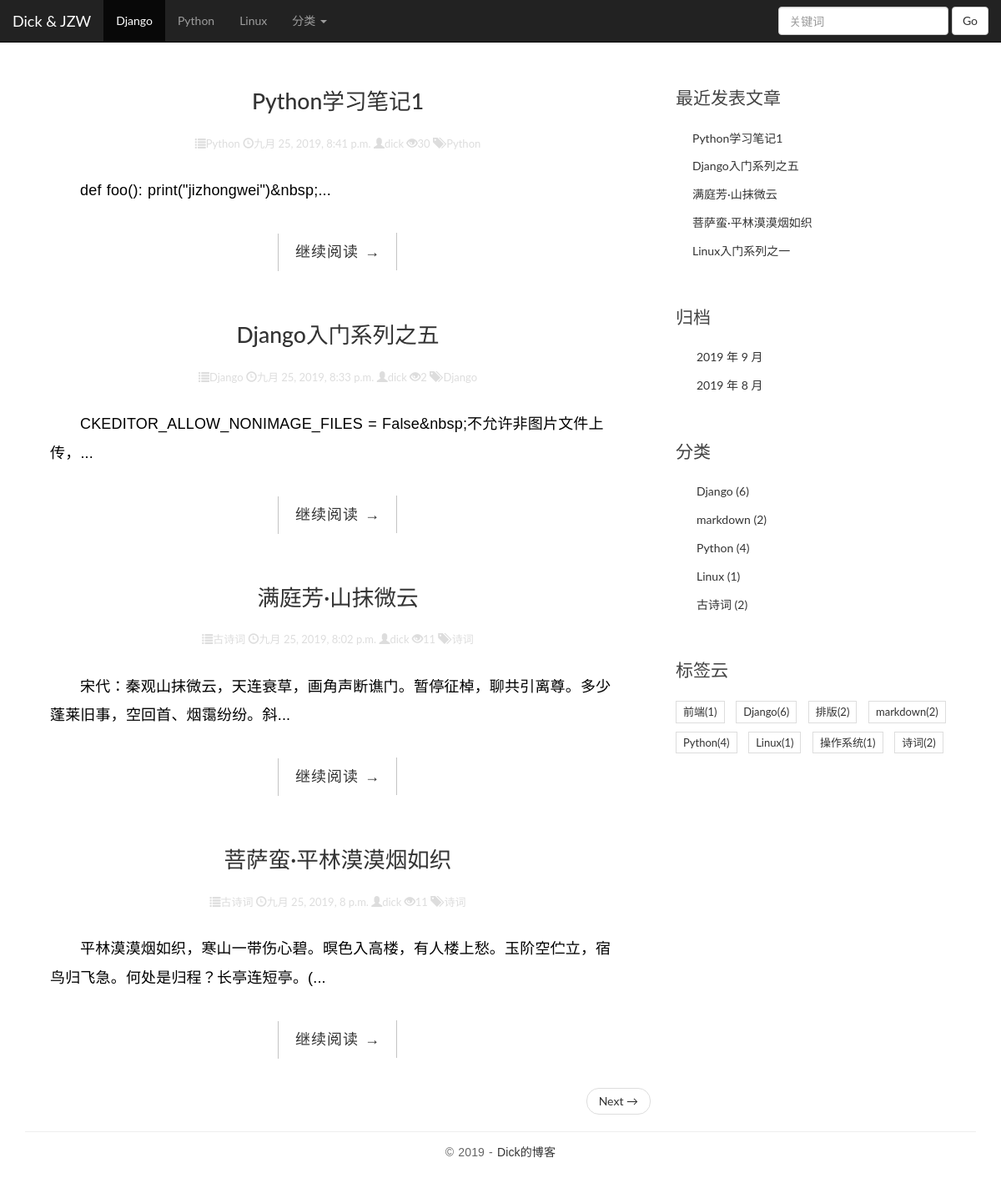
The page / on the database its author committed.
### blog/models.py (models this page shows, shortened)
class Category(models.Model):
    name = models.CharField(max_length= 100)
    def __str__(self):
        return self.name

class Post(models.Model):
    title = models.CharField(max_length= 70)
    body = RichTextUploadingField(verbose_name= '正文')
    created_time = models.DateTimeField(auto_now_add= True)
    modified_time = models.DateTimeField(auto_now= True)
    excerpt = models.CharField(max_length= 200, blank= True)
    category = models.ForeignKey(Category, on_delete= models.CASCADE)
    tags = models.ManyToManyField(Tag, blank= True)
    author = models.ForeignKey(User, on_delete= models.CASCADE)
    views = models.PositiveIntegerField(default= 0)
    def get_absolute_url(self):
        return reverse('blog:detail', kwargs= {'pk': self.pk})
    class Meta:
        ordering = ['-created_time',]

class Tag(models.Model):
    name = models.CharField(max_length= 100)

### blog/views.py (the view)
# urls.py: url(r'^$', views.index, name = 'index'),
def index(request):
    post_all = Post.objects.all().order_by('-created_time')
    tags = Tag.objects.all()
    paginator = Paginator(post_all,4)
    page = request.GET.get('page')
    try:
        post_list = paginator.page(page)
    except PageNotAnInteger:
        post_list = paginator.page(1)
    except EmptyPage:
        post_list = paginator.page(paginator.num_pages)
    return render(request, 'blog/index.html',{
        'post_list': post_list,
        'tags': tags
    })

### blog/templatetags/blog_tags.py (called while the page is built)
@register.simple_tag
def get_recent_posts(num = 5):
    return Post.objects.all().order_by('-created_time')[:num]

@register.simple_tag
def archives():
    return Post.objects.dates('created_time', 'month', order= 'DESC')

@register.simple_tag
def get_categories():
    return  Category.objects.all()

@register.simple_tag
def get_the_most_category():
    return Category.objects.filter(Q(name__icontains='django') | Q (name__icontains= 'Python')| Q(name__icontains= 'Linux'))

### templates/blog/index.html (shortened to what this page needs)
{% extends 'base.html' %}
{% load staticfiles %}
{% block main %}
    {% for post in post_list %}
                    <article class="post post-1">
                        <header class="entry-header">
                            <h1 class="entry-title">
                                <a href="{{ post.get_absolute_url }}">{{ post.title }}</a>
                            </h1>
                            <div class="entry-meta">
                                <span class="glyphicon glyphicon-list"></span>{{ post.category }}
                                <span class="glyphicon glyphicon-time"></span>{{ post.created_time }}
                                <span class="glyphicon glyphicon-user"></span>{{ post.author }}
                                <span class="glyphicon glyphicon-eye-open"></span>{{ post.views }}
                                <span class="glyphicon glyphicon-tags"></span>
                                {% for tag in post.tags.all %}
                                    {{ tag.name }}
                                {% endfor %}
                            </div>
                        </header>
                        <div class="entry-content clearfix">
                            <p class="body">{{ post.excerpt }}...</p>
                            <div class="read-more cl-effect-14">
                                <a href="{{ post.get_absolute_url }}" class="more-link">继续阅读 <span class="meta-nav">→</span></a>
                            </div>
                        </div>
                    </article>
                {% endfor %}
    <nav aria-label="...">
      <ul class="pager">
      {% if post_list.has_next %}
          <li class="next"><a href="?page={{ post_list.next_page_number }}">Next <span aria-hidden="true">&rarr;</span></a></li>
      {% endif %}
      </ul>
    </nav>
{% endblock %}

### templates/base.html (shortened to what this page needs)
{% load staticfiles %}
{% load blog_tags %}
<!DOCTYPE html>
<html>
<head>
    <link rel="stylesheet" href="{% static 'css/bootstrap.min.css' %}">
    <link rel="stylesheet" href="{% static 'blog/css/pace.css' %}">
    <link rel="stylesheet" href="{% static 'blog/css/custom.css' %}">
    <link rel="stylesheet" href="{% static 'blog/css/highlights/github.css' %}">
    <link rel="stylesheet" href="{% static 'blog/css/blog.css' %}">
    <link rel="stylesheet" href="{% static 'css/prism.css' %}">
    <link rel="stylesheet" href="{% static 'ckeditor/ckeditor/plugins/prism/lib/prism/prism_patched.min.js' %}">
</head>
<body>
<div class="container">
    <nav class="navbar navbar-default navbar-fixed-top navbar-inverse">
  <div class="container-fluid">
    <div class="navbar-header">
      <a class="navbar-brand" href="{% url 'blog:index' %}">Dick & JZW</a>
    </div>
    <div class="collapse navbar-collapse" id="bs-example-navbar-collapse-1">
      <ul class="nav navbar-nav">
          {% get_the_most_category as the_most %}
          {% for cate in the_most %}
              {% if forloop.first %}
                <li class="active"><a href="{% url 'blog:category' cate.pk %}">{{ cate.name }} <span class="sr-only">(current)</span></a></li>
                  {% else %}
                  <li><a href="{% url 'blog:category' cate.pk %}">{{ cate.name }}</a></li>
              {% endif %}
          {% endfor %}
        <li class="dropdown">
          <a href="#" class="dropdown-toggle" data-toggle="dropdown" role="button" aria-haspopup="true" aria-expanded="false">分类 <span class="caret"></span></a>
            {% get_categories as cate %}
        </li>
      </ul>
      <form class="navbar-form navbar-right" method="get" action="{% url 'blog:search' %}">
        <div class="form-group">
          <input type="text" class="form-control" placeholder="关键词" name="q">
        </div>
        <button type="submit" class="btn btn-default">Go</button>
      </form>
    </div>
  </div>
</nav>
</div>
<div class="container" style="margin-top: 60px;">
        <div class="row">
            <main class="col-md-8">
                {% block main %}
                {% endblock %}
            </main>
            <aside class="col-md-4">
                <div class="widget widget-recent-posts">
                    <h3 class="widget-title">最近发表文章</h3>
                    {% get_recent_posts as recent_post_list %}
                    <ul>
                        {% for post in recent_post_list %}
                            <li>
                                <a href="{{ post.get_absolute_url }}">{{ post.title }}</a>
                            </li>
                        {% endfor %}
                    </ul>
                </div>
                <div class="widget widget-archives">
                    <h3 class="widget-title">归档</h3>
                    {% archives as date_list %}
                    <ul>
                        {% for date in date_list %}
                            <li>
                                <a href="{% url 'blog:archives' date.year date.month %}">{{ date.year }} 年 {{ date.month }} 月</a>
                            </li>
                        {% endfor %}
                    </ul>
                </div>
                <div class="widget widget-category">
                    <h3 class="widget-title">分类</h3>
                    {% get_categories as category_list %}
                    <ul>
                        {% for category in category_list %}
                            <li>
                                <a href="{% url 'blog:category' category.pk %}">{{ category.name }} <span class="post-count">({{ category.post_set.count }})</span></a>
                            </li>
                        {% endfor %}
                    </ul>
                </div>
                <div class="widget widget-tag-cloud">
                    <h3 class="widget-title">标签云</h3>
                    <ul>
                        {% for tag in tags %}
                            <li>
                                <a href="{% url 'blog:tag' tag.pk %}">{{ tag.name }}({{ tag.post_set.count }})</a>
                            </li>
                        {% endfor %}
                    </ul>
                </div>
            </aside>
        </div>
    </div>
<footer id="site-footer">
    <div class="container">
        <div class="row">
            <div class="col-md-12">
                <p class="copyright">&copy 2019
                    - <a href="http://www.jizhongwei.com/" title="网页模板" target="_blank">Dick的博客</a>
                </p>
            </div>
        </div>
    </div>
</footer>
</body>
</html>

### blog/static/blog/css/custom.css (style rules this page uses)
* { outline: none; }
h1, h2, h3, h4, h5, h6 { margin-top: 0; }
a { color: #333; }
body { color: #444; font-family: 'Lato', sans-serif; }
p { font-family: 'Ubuntu', sans-serif; font-weight: 400; word-spacing: 1px; letter-spacing: 0.01em; }
.post { background: #fff; padding: 30px 30px 0; }
.entry-title { text-align: center; font-size: 1.9em; margin-bottom: 20px; line-height: 1.6; padding: 10px 20px 0; }
.entry-meta { text-align: center; color: #DDDDDD; font-size: 13px; margin-bottom: 30px; }
.entry-content { font-size: 18px; line-height: 1.9; font-weight: 300; color: #000; }
.read-more { font-family: 'Ubuntu', sans-serif; font-weight: 400; word-spacing: 1px; letter-spacing: 0.01em; text-align: center; margin-top: 20px; }
.cl-effect-14 a { padding: 0 20px; height: 45px; line-height: 45px; position: relative; display: inline-block; margin: 15px 25px; letter-spacing: 1px; font-weight: 400; text-shadow: 0 0 1px rgba(255, 255, 255, 0.3); }
.cl-effect-14 a::before, .cl-effect-14 a::after { position: absolute; width: 45px; height: 1px; background: #C3C3C3; content: ''; -webkit-transition: all 0.3s; -moz-transition: all 0.3s; transition: all 0.3s; pointer-events: none; }
.cl-effect-14 a::before { top: 0; left: 0; -webkit-transform: rotate(90deg); -moz-transform: rotate(90deg); transform: rotate(90deg); -webkit-transform-origin: 0 0; -moz-transform-origin: 0 0; transform-origin: 0 0; }
.cl-effect-14 a::after { right: 0; bottom: 0; -webkit-transform: rotate(90deg); -moz-transform: rotate(90deg); transform: rotate(90deg); -webkit-transform-origin: 100% 0; -moz-transform-origin: 100% 0; transform-origin: 100% 0; }
.widget { background: #fff; padding: 30px 0 0; }
.widget-title { font-size: 1.5em; margin-bottom: 20px; line-height: 1.6; padding: 10px 0 0; font-weight: 400; }
.widget-recent-posts ul { padding: 0; margin: 0; padding-left: 20px; }
.widget-recent-posts ul li { list-style-type: none; position: relative; line-height: 170%; margin-bottom: 10px; }
.widget-recent-posts ul li::before { content: '\f3d3'; font-family: "Ionicons"; position: absolute; left: -17px; top: 3px; font-size: 16px; color: #000; }
.widget-archives ul { padding: 0; margin: 0; padding-left: 25px; }
.widget-archives ul li { list-style-type: none; position: relative; line-height: 170%; margin-bottom: 10px; }
.widget-archives ul li::before { content: '\f3f3'; font-family: "Ionicons"; position: absolute; left: -25px; top: 1px; font-size: 16px; color: #000; }
.widget-category ul { padding: 0; margin: 0; padding-left: 25px; }
.widget-category ul li { list-style-type: none; position: relative; line-height: 170%; margin-bottom: 10px; }
.widget-category ul li::before { content: '\f3fe'; font-family: "Ionicons"; position: absolute; left: -25px; top: 1px; font-size: 18px; color: #000; }
.widget-tag-cloud ul { padding: 0; margin: 0; margin-right: -10px; }
.widget-tag-cloud ul li { list-style-type: none; font-size: 13px; display: inline-block; margin-right: 10px; margin-bottom: 10px; padding: 3px 8px; border: 1px solid #ddd; }
#site-footer { padding-top: 10px; padding: 0 0 1.5em 0; }
.copyright { text-align: center; padding-top: 1em; margin: 0; border-top: 1px solid #eee; color: #666; }

### blog/static/blog/css/blog.css (style rules this page uses)
p.body { text-indent: 2em; }

### rows shown on the page
Category: name "Django", post_set.count "6"
Category: name "Python", post_set.count "4"
Category: name "Linux", post_set.count "1"
Post: title "Python学习笔记1", category "Python", created_time "九月 25, 2019, 8:41 p.m.", author "dick", views "30", excerpt "def foo(): print(\"jizhongwei\")&nbsp;"
Tag: name "Python", post_set.count "4"
Post: title "Django入门系列之五", category "Django", created_time "九月 25, 2019, 8:33 p.m.", author "dick", views "2", excerpt "CKEDITOR_ALLOW_NONIMAGE_FILES = False&nbsp;不允许非图片文件上传，"
Tag: name "Django", post_set.count "6"
Post: title "满庭芳·山抹微云", category "古诗词", created_time "九月 25, 2019, 8:02 p.m.", author "dick", views "11", excerpt "宋代：秦观山抹微云，天连衰草，画角声断谯门。暂停征棹，聊共引离尊。多少蓬莱旧事，空回首、烟霭纷纷。斜"
Tag: name "诗词", post_set.count "2"
Post: title "菩萨蛮·平林漠漠烟如织", category "古诗词", created_time "九月 25, 2019, 8 p.m.", author "dick", views "11", excerpt "平林漠漠烟如织，寒山一带伤心碧。暝色入高楼，有人楼上愁。玉阶空伫立，宿鸟归飞急。何处是归程？长亭连短亭。("
Post: title "Linux入门系列之一"
Category: name "markdown", post_set.count "2"
Category: name "古诗词", post_set.count "2"
Tag: name "前端", post_set.count "1"
Tag: name "排版", post_set.count "2"
Tag: name "markdown", post_set.count "2"
Tag: name "Linux", post_set.count "1"
Tag: name "操作系统", post_set.count "1"

### other values the page prints
{{ date.year }} "2019" "2019"
{{ date.month }} "9" "8"
